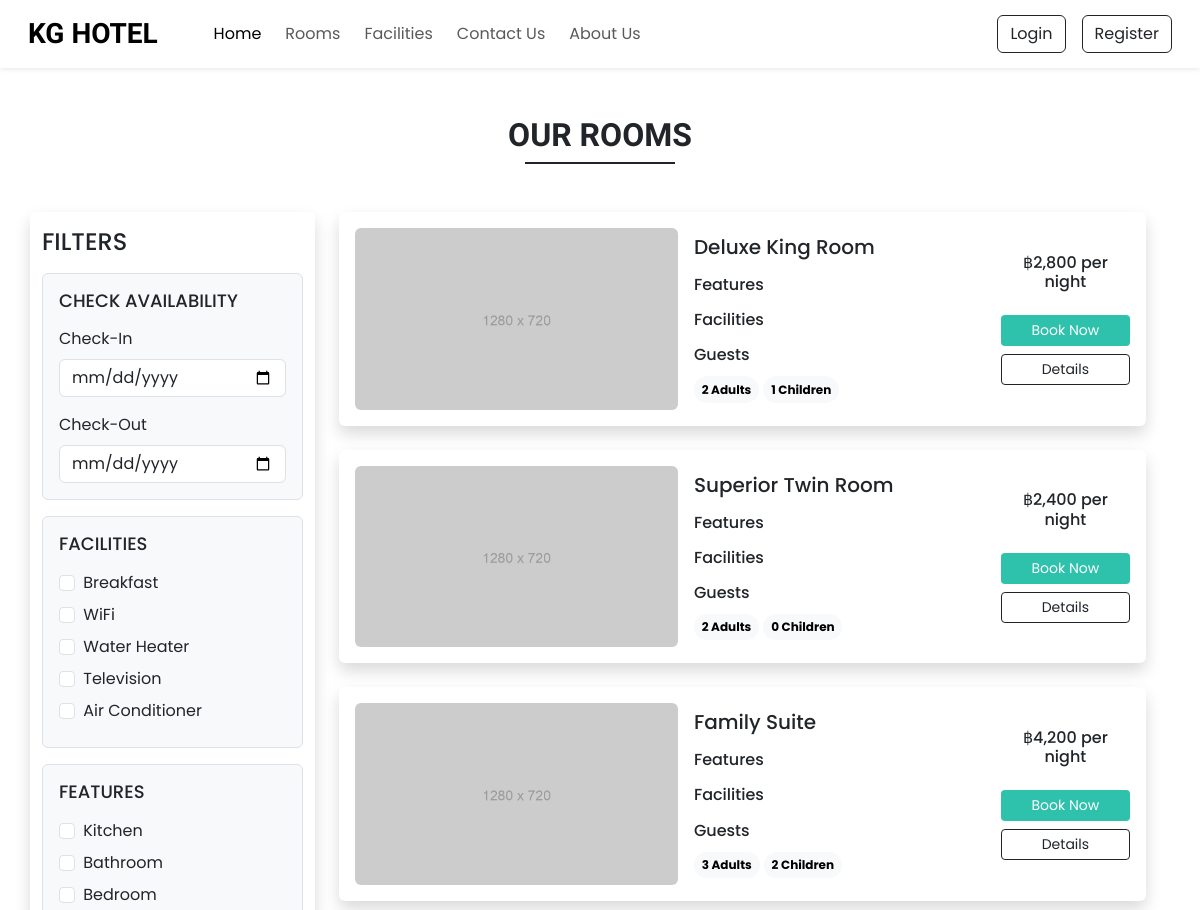
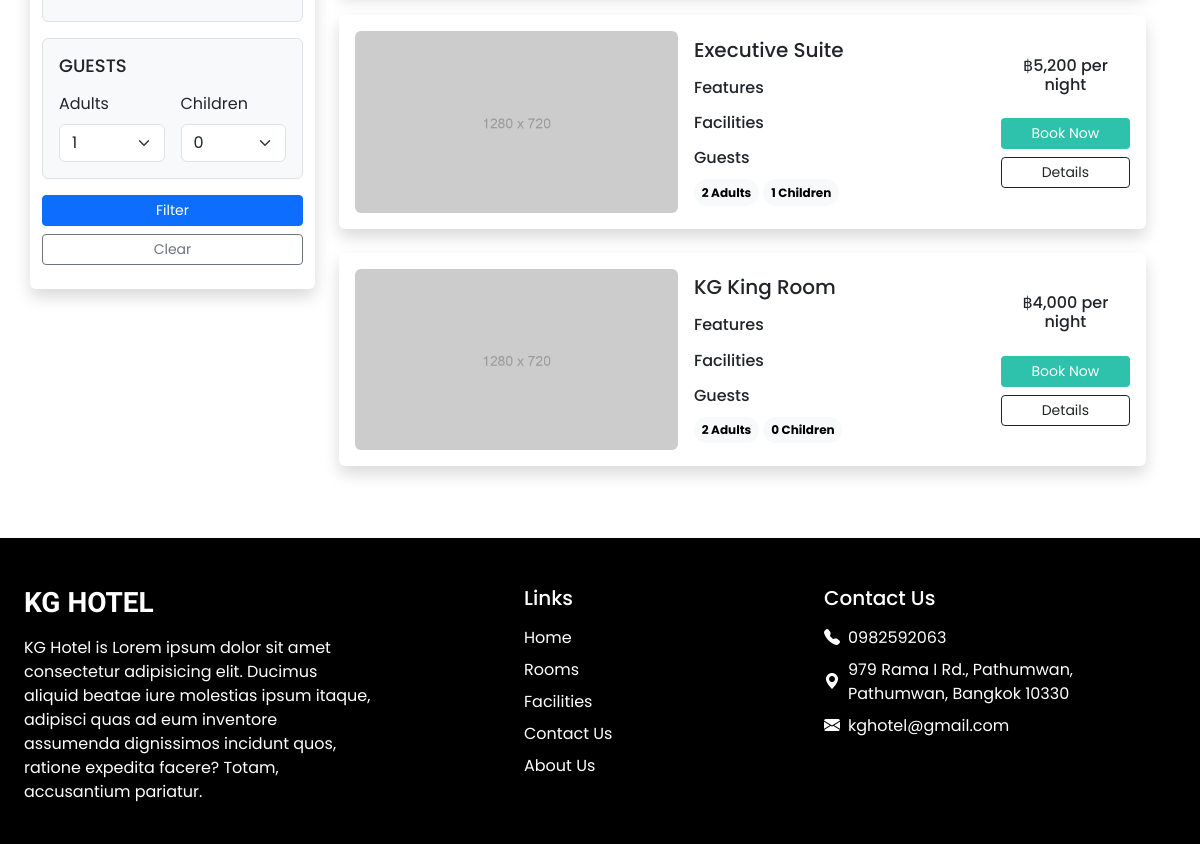
Before: /rooms.php with the older database file (2 pictures, top to bottom).
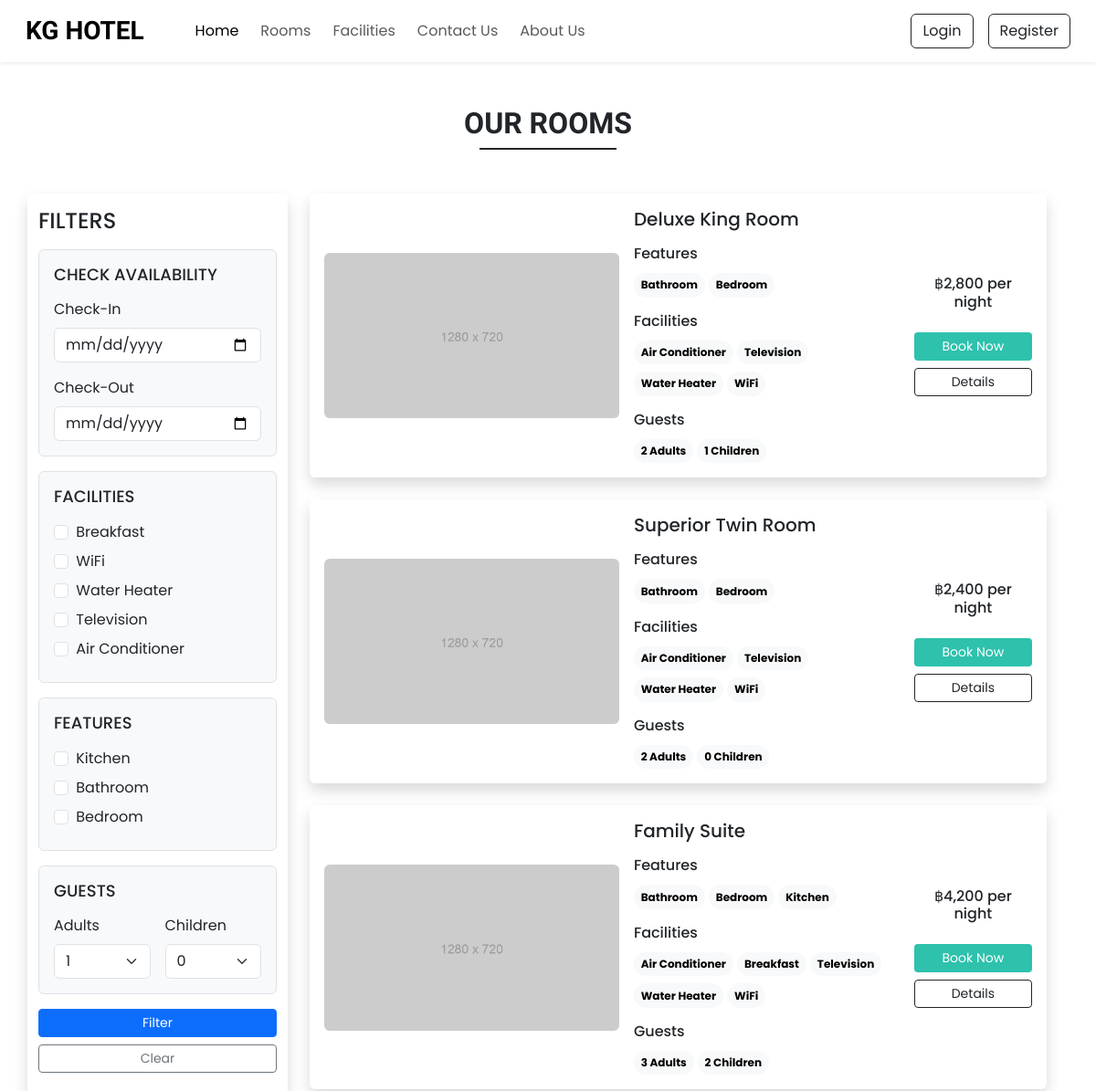
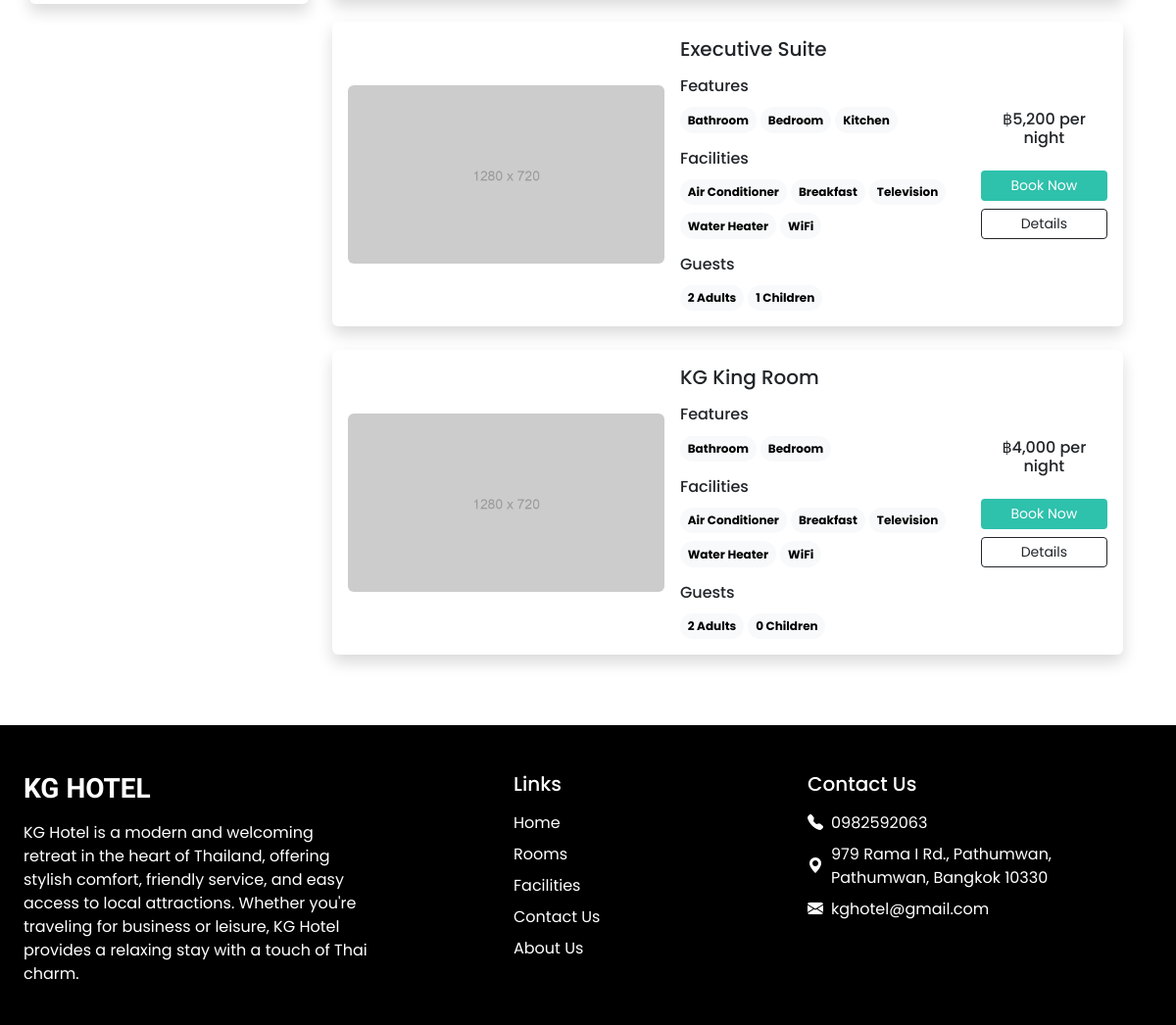
After: the same page with the newer database file (2 pictures, top to bottom).
### tables this page shows
CREATE TABLE `setting` (
  `sr_no` int(11) NOT NULL,
  `site_title` varchar(50) NOT NULL,
  `site_about` text NOT NULL,
  `shutdown` tinyint(1) NOT NULL
);

CREATE TABLE `room` (
  `id` int(11) NOT NULL,
  `name` varchar(150) NOT NULL,
  `area` int(11) NOT NULL,
  `price` int(11) NOT NULL,
  `quant` int(11) NOT NULL,
  `adult` int(11) NOT NULL,
  `children` int(11) NOT NULL,
  `description` text NOT NULL,
  `status` int(11) NOT NULL DEFAULT 1
);

### server/class/room.php (called while the page is built, shortened)
<?php
class Room {
    private $conn;
    public function __construct($db) {
        $this->conn = $db;
    }
    public function getFilteredRooms() {
        $conditions = ["r.status = 1"];
        $params = [];
        $where = implode(' AND ', $conditions);
        $sql = "
            SELECT r.id, r.name, r.area, r.price, r.quant, r.adult, r.children, r.description,
                rc.cover,
                GROUP_CONCAT(DISTINCT f.name) AS features,
                GROUP_CONCAT(DISTINCT fc.name) AS facilities
            FROM room r
            LEFT JOIN room_covers rc ON r.id = rc.id_room
            LEFT JOIN room_features rf ON r.id = rf.id_room
            LEFT JOIN features f ON rf.id_features = f.id
            LEFT JOIN room_facilities rfc ON r.id = rfc.id_room
            LEFT JOIN facilities fc ON rfc.id_facilities = fc.id
            WHERE $where
            GROUP BY r.id
        ";
        $stmt = $this->conn->prepare($sql);
        $stmt->execute();
        return $stmt->fetchAll(PDO::FETCH_ASSOC);
    }
}
$database = new Database();
$db = $database->getConnection();
$roomObj = new Room($db);
$rooms = $roomObj->getFilteredRooms();
?>

### server/class/setting.php (called while the page is built)
<?php
class Setting {
    private $conn;
    public function __construct($db) {
        $this->conn = $db;
    }
    public function getSettingInfo() {
        $query = "SELECT * FROM setting WHERE sr_no = 1";
        $stmt = $this->conn->prepare($query);
        $stmt->execute();
        return $stmt->fetch(PDO::FETCH_ASSOC);
    }
}
$database = new Database();
$db = $database->getConnection();
$setting = new Setting($db);
$setting_info = $setting->getSettingInfo();
$site_title = $setting_info['site_title'];
$site_about = $setting_info['site_about'];
$shutdown = $setting_info['shutdown'];
?>

### rooms.php (the view, shortened to what the changed rows need)
<?php
require('public/db_config.php');
require('server/class/room.php');
require('server/class/feature.php');
require('server/class/setting.php');
?>
<!doctype html>
<html lang="en">
<head>
    <?php require('public/link.php'); ?>
    <link rel="stylesheet" href="https://cdn.jsdelivr.net/npm/swiper@11/swiper-bundle.min.css">
    <link rel="stylesheet" href="css/style.css">
</head>
<body>
    <div class="my-5 px-4">
        <h2 class="fw-bold h-font text-center">OUR ROOMS</h2>
    </div>
    <div class="container">
        <div class="row">
            <div class="col-lg-9 col-md-12 px-4">
                <?php if (empty($rooms)): ?>
                <div class="alert alert-warning text-center d-flex align-items-center justify-content-center gap-2 mb-0" role="alert">
                    <i class="bi bi-exclamation-triangle-fill fs-4"></i>
                    <div>
                        <strong>No rooms found</strong> based on your selected filters
                    </div>
                </div>
                <?php else: ?>
                <?php foreach ($rooms as $room): ?>
                <div class="card mb-4 border-0 shadow">
                    <div class="row g-0 p-3 align-items-center">
                        <div class="col-md-5 mb-lg-0 mb-md-0 mb-3">
                            <img src="uploads/rooms/covers/<?php echo $room['cover']; ?>"
                                class="img-fluid rounded w-100 h-100 object-fit-cover">
                        </div>
                        <div class="col-md-5 px-lg-3 px-md-3 px-0">
                            <h5 class="mb-3"><?php echo $room['name']; ?></h5>
                            <div class="features mb-3">
                                <h6 class="mb-1">Features</h6>
                                <?php
                                $features = explode(',', $room['features']);
                                foreach ($features as $feature):
                                ?>
                                <span
                                    class="badge rounded-pill text-bg-light text-wrap lh-base mt-2"><?php echo $feature; ?></span>
                                <?php endforeach; ?>
                            </div>
                            <div class="facilities mb-3">
                                <h6 class="mb-1">Facilities</h6>
                                <?php
                                $facilities = explode(',', $room['facilities']);
                                foreach ($facilities as $facility):
                                ?>
                                <span
                                    class="badge rounded-pill text-bg-light text-wrap lh-base mt-2"><?php echo $facility; ?></span>
                                <?php endforeach; ?>
                            </div>
                            <div class="guests">
                                <h6 class="mb-1">Guests</h6>
                                <span
                                    class="badge rounded-pill text-bg-light text-wrap lh-base mt-2"><?php echo $room['adult']; ?>
                                    Adults</span>
                                <span
                                    class="badge rounded-pill text-bg-light text-wrap lh-base mt-2"><?php echo $room['children']; ?>
                                    Children</span>
                            </div>
                        </div>
                        <div class="col-md-2 text-center">
                            <h6 class="my-4 mt-lg-0 mt-md-0">฿<?php echo number_format($room['price'], 0); ?> per night
                            </h6>
                            <?php if ($shutdown != 1): ?>
                            <?php if (isset($_SESSION['user_id'])): ?>
                                <a href="confirm_booking.php?id=<?php echo $room['id']; ?>" class="btn btn-sm w-100 text-white custom-bg shadow-none mb-2">Book Now</a>
                            <?php else: ?>
                            <button type="button" class="btn btn-sm w-100 text-white custom-bg shadow-none mb-2"
                                data-bs-toggle="modal" data-bs-target="#loginModal">
                                Book Now
                            </button>
                            <?php endif; ?>
                            <?php endif; ?>
                            <a href="room_detail.php?id=<?php echo $room['id']; ?>"
                                class="btn btn-sm w-100 btn-outline-dark shadow-none">Details</a>
                        </div>
                    </div>
                </div>
                <?php endforeach; ?>
                <?php endif; ?>
            </div>
        </div>
    </div>
    <?php require('inc/footer.php'); ?>
</body>
</html>

### inc/footer.php (shortened to what the changed rows need)
<footer class="container-fluid bg-black text-white mt-5 pt-5">
    <div class="row justify-content-between">
        <div class="col-12 col-md-6 col-lg-4 mb-4 px-4">
            <h3 class="h-font fw-bold fs-3 mb-3"><?= htmlspecialchars($site_title) ?></h3>
            <p><?= nl2br(htmlspecialchars($site_about)) ?></p>
        </div>
    </div>
</footer>

Changed rows visible on the page:
changed setting "KG HOTEL": site_about "KG Hotel is Lorem ipsum dolor sit amet consectetur adipisicing elit. Ducimus aliquid beatae iure molestias ipsum itaque, adipisci quas ad eum inventore assumenda dignissimos incidunt quos, ratione expedita facere? Totam, accusantium pariatur." → "KG Hotel is a modern and welcoming retreat in the heart of Thailand, offering stylish comfort, friendly service, and easy access to local attractions. Whether you're traveling for business or leisure, KG Hotel provides a relaxing stay with a touch of Thai charm."
Other visible differences:
new list line: "Bathroom"
new list line: "Bedroom"
new list line: "Air Conditioner"
new list line: "Television"
new list line: "Water Heater"
new list line: "WiFi"
new list line: "Kitchen"
new list line: "Breakfast"
